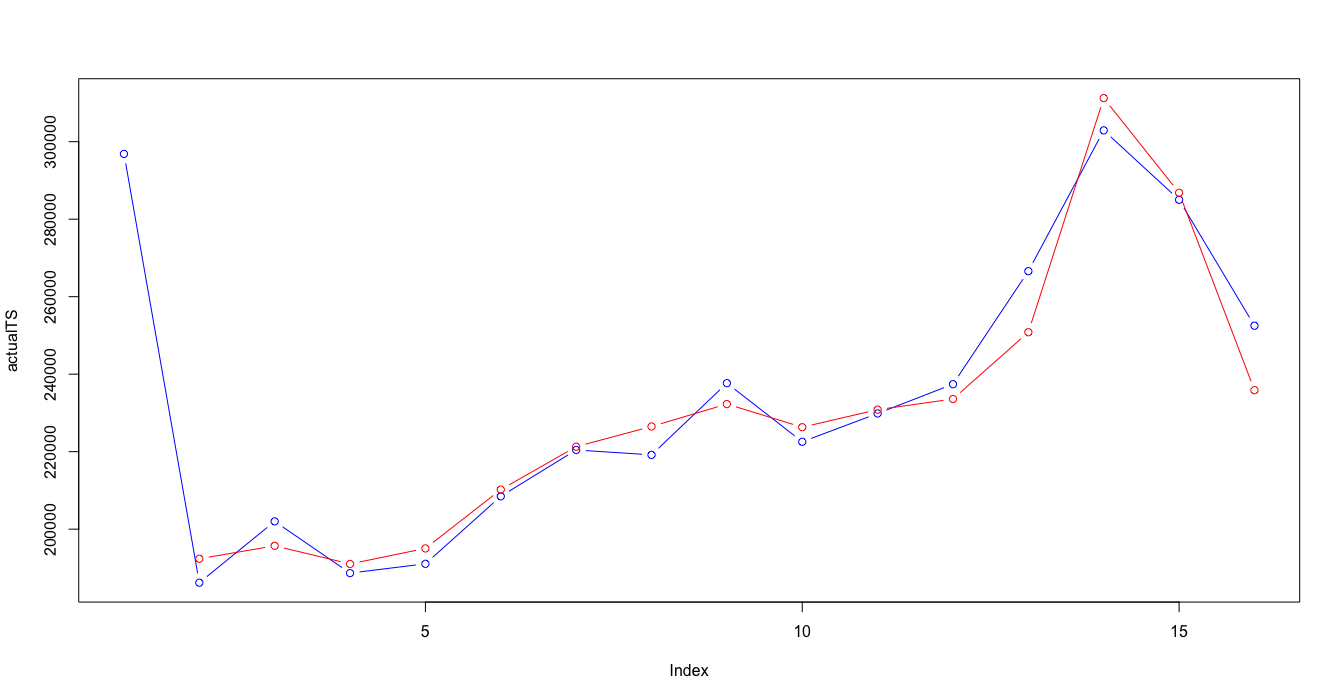

R code for this plot:
# par(mfrow = c(1, 1))
# due possibilità
# quell'ente per questo reparto nel 2017 a che cluster assomoglia?
# dovresti porendere tutti i cluster che ho, tagliare le 52 colonne a 17, calcolo il prototipo (media, centroidi calcolati sui 17) quale centroide è più simile al 2017?
# confornto i prototype con distanza coseno
# prendo i prototipi dei cluster, calcolo la distanza coseno 

require(zoo)



shift <- function(x, n, invert=FALSE, default=NA){
  stopifnot(length(x)>=n)
  if(n==0){
    return(x)
  }
  n <- ifelse(invert, n*(-1), n)
  if(n<0){
    n <- abs(n)
    forward=FALSE
  }else{
    forward=TRUE
  }
  if(forward){
    return(c(rep(default, n), x[seq_len(length(x)-n)]))
  }
  if(!forward){
    return(c(x[seq_len(length(x)-n)+n], rep(default, n)))
  }
}


clusterVector2017 <- c()
for (deptSelected in deptNumbersSecond) {
  
  
  tempDept <-
    appoggioDepts[(as.numeric(as.character(clusterDataframe$REPARTO)) == deptSelected),]
  
  reversedStoreOrderedByWeek2017 <- t(storeOrderedByWeek[which(storeOrderedByWeek$REPARTO==deptSelected & storeOrderedByWeek$ANNONO== 2017),])
  reversedStoreForCluster2017 <- reversedStoreOrderedByWeek2017
  
  for(storeNo in storesNumbersSecond){
    #print((match(storeNo,storesNumbersSecond)))
    reversedStoreForCluster2017<- rbind(reversedStoreForCluster2017 , reversedStoreOrderedByWeek2017[(3+(match(storeNo,storesNumbersSecond))),])
    
  }
  clusterVectorForGraph <- c()
  clusterCentroids <- data.frame()
  clusterMedoids <- data.frame()
  
  
  # 
  clusterVectorForGraph<- append(clusterVectorForGraph, listAllDeptYear[[match(deptSelected, deptNumbersSecond)]][[5]][[match(deptSelected, deptNumbersSecond)]])
  
  # clusterCentroids<- rbind(clusterCentroids, listYears[[match(yearSelected, yearList2)]][[match(deptSelected, deptNumbersSecond)]][[1]][[match(deptSelected, deptNumbersSecond)]]$prototypes)
  
  
  clusterNo<- unique(clusterVectorForGraph)
  clusterNo <- sort(clusterNo, decreasing = FALSE)
  
  clusterCentroids <- unname(clusterCentroids)
  clusterMedoids <- unname(clusterMedoids)
  
  
  
  # 
  # print(match(deptSelected, deptNumbersSecond))
  # print(max(clusterNo))
  # print(listAllDeptYear[[match(deptSelected, deptNumbersSecond)]][[1]][[max(clusterNo)]]$prototypes)
  
  for(clst in clusterNo){
    clusterMedoids <- rbind(clusterMedoids, (colMeans(appoggioDepts[which(as.numeric(as.character(appoggioDepts$REPARTO)) == as.numeric(deptSelected) & as.numeric(as.character(appoggioDepts$clusterVector)) == as.numeric(clst)),5:ncol(appoggioDepts)])))
  }
  
  
  clusterCentroids<- rbind(clusterCentroids, unname(listAllDeptYear[[match(deptSelected, deptNumbersSecond)]][[1]][[max(clusterNo)]]$prototypes ))
  
  names(clusterMedoids)<- names(clusterCentroids)
  
  clusterMedoids <- clusterMedoids[,0:ncol(reversedStoreForCluster2017)]
  
  clusterCentroids <- clusterCentroids[,0:ncol(reversedStoreForCluster2017)]
  
  names(reversedStoreForCluster2017) <- names(clusterCentroids) 
  
  reversedStoreForCluster2017 <- unname(reversedStoreForCluster2017)
  reversedStoreForCluster2017 <- reversedStoreForCluster2017[(nrow(reversedStoreOrderedByWeek2017)+1):nrow(reversedStoreForCluster2017),]
  # reversedStoreForCluster2017 <- rbind (reversedStoreForCluster2017,clusterCentroids)
  reversedStoreForCluster2017 <- rbind (reversedStoreForCluster2017,clusterMedoids)
  reversedStoreForCluster2017 <- as.matrix(reversedStoreForCluster2017)
  
  
  
  cosineDistanceMatrix2017 <- matrix(nrow=nrow(reversedStoreForCluster2017),ncol=nrow(reversedStoreForCluster2017))
  
  for (x in 1:(nrow(reversedStoreForCluster2017)-max(clusterNo))){
    
    for(y in 7: nrow(reversedStoreForCluster2017)){
      
      cosineDistanceMatrix2017[x ,y ] <- (1 - ( (reversedStoreForCluster2017[x,] %*% reversedStoreForCluster2017[y,]) /
                                                  (sqrt((reversedStoreForCluster2017[x,]%*%reversedStoreForCluster2017[x,]) * (reversedStoreForCluster2017[y,]%*%reversedStoreForCluster2017[y,]) ))))
      
    }
  }
  
  cosineDistanceMatrix2017 <- na.omit(cosineDistanceMatrix2017[,colSums(is.na(cosineDistanceMatrix2017))<nrow(cosineDistanceMatrix2017)])
  
  clusterVector2017 <- append(clusterVector2017, c(which.min(cosineDistanceMatrix2017[1,]) , which.min(cosineDistanceMatrix2017[2,]) , which.min(cosineDistanceMatrix2017[3,]) , which.min(cosineDistanceMatrix2017[4,]) , which.min(cosineDistanceMatrix2017[5,]) , which.min(cosineDistanceMatrix2017[6,]) ))
  print(clusterVector2017)
  
}




clusterDataframe2017 <- as.data.frame( selectedStoreDeptAggregated$REPARTO)
clusterDataframe2017 <- cbind(clusterDataframe2017,selectedStoreDeptAggregated$ENTE)
clusterDataframe2017 <- cbind(clusterDataframe2017,selectedStoreDeptAggregated$ANNONO)



clusterDataframe2017 <- unique(clusterDataframe2017)


colnames(clusterDataframe2017) <- c("REPARTO","ENTE","ANNONO")



clusterDataframe2017 <- clusterDataframe2017[clusterDataframe2017$ANNONO == as.numeric("2017"), ]

clusterDataframe2017 <- (clusterDataframe2017[with(clusterDataframe2017, order(REPARTO, ANNONO , ENTE)), ])


clusterDataframeAllin <- rbind(clusterDataframe,clusterDataframe2017)
clusterDataframeAllin <- (clusterDataframeAllin[with(clusterDataframeAllin, order(REPARTO, ANNONO , ENTE)), ])






# clusterDepts <- selectedStoreDeptAggregated[which( (as.numeric(as.character(selectedStoreDeptAggregated$REPARTO)) %in% deptNumbersSecond)),]
# clusterDepts <- clusterDepts [which( (selectedStoreDeptAggregated$ANNONO %in% yearList2)),]
# 
# clusterDepts <- clusterDepts[!duplicated(clusterDepts[,c('REPARTO','ENTE','ANNONO')]),c('REPARTO','ENTE','ANNONO')]
clusterDepts2017 <- cbind(clusterDataframe2017, clusterVector2017)



colnames(clusterDepts2017) <- c("REPARTO","ENTE","ANNONO","clusterVector")
clusterDeptsAllin <- rbind(clusterDepts,clusterDepts2017)

View(clusterDeptsAllin)

appoggioDepts2017 <- data.frame()



for(repartoCurrent in unique(clusterDeptsAllin$REPARTO)){
  
  for(enteCurrent in storesNumbersSecond){
    
    for(annoCurrent in unique(clusterDeptsAllin$ANNONO)){   
      
      appoggioDepts2017 <- rbind.fill(appoggioDepts2017, cbind(clusterDeptsAllin[which( as.numeric(as.character(clusterDeptsAllin$REPARTO)) == as.numeric(repartoCurrent) & as.numeric(as.character(clusterDeptsAllin$ANNONO)) == as.numeric(annoCurrent) & as.numeric(as.character(clusterDeptsAllin$ENTE)) == as.numeric(enteCurrent)   ),
                                                                                 ],
                                                               t(storeOrderedByWeek[which( as.numeric(storeOrderedByWeek$REPARTO) == as.numeric(repartoCurrent) & as.numeric(storeOrderedByWeek$ANNONO) == as.numeric(annoCurrent) ) ,
                                                                                    (match(enteCurrent,storesNumbersSecond) +3)])) )
      
    }
    
  }
  
  
  
}

clusterCurrent <- 2
deptSelected <- 4

# View(appoggioDepts2017)
appoggioDepts2017 <- (appoggioDepts2017[with(appoggioDepts2017, order(REPARTO, ANNONO , ENTE)), ])
# appoggioDepts2017 <- appoggioDepts2017[,0:22]


assa <-t(appoggioDepts2017[which(as.numeric(as.character(appoggioDepts2017$REPARTO)) == as.numeric(deptSelected) &
                                   as.numeric(as.character(appoggioDepts2017$clusterVector)) == as.numeric(clusterCurrent)),5:ncol(appoggioDepts2017)])


predictData2 <- data.frame()
for(colAssa in c(1:6)){
  
  predictData2<- rbind(predictData2, na.omit(cbind( as.matrix(assa[,colAssa]), shift (as.matrix(assa[,colAssa]) ,-1),shift (as.matrix(assa[,colAssa]) ,-2))) )
}
colnames(predictData2) <- c("nolag","lag1","lag2")
testSet <- na.omit(data.frame(na.omit(assa[,7]), shift(na.omit(assa[,7]), -1 ), shift(na.omit(assa[,7]), -2 )))
# testSet <- rbind(testSet, na.omit(assa[,7]))
colnames(testSet) <- c("nolag","lag1","lag2")
predictFrame <- (c (as.vector(as.matrix(assa[,(1:6)])) , na.omit(as.vector(as.matrix(assa[,7])))))
predictInput <- cbind(shift(predictFrame,-1),shift(predictFrame,-2),predictFrame)
predictData <- predictInput[complete.cases(predictInput),]
colnames(predictData2) <- c("nolag","lag1","lag2")

# trainIndex <- 1:(nrow(predictData2))
training <- predictData2
rownames(training) <- NULL
#fine creazione del training set

#inizio creazione del test set
# test <- as.data.frame(predictData[-trainIndex,])
test <- testSet
rownames(test) <- NULL
#fine creazione del test set

bootControl <- trainControl(number=15)    #definisce il comportamento di apprendimento (k-folds cross validation?)
preProc <- c("center","scale")                #imposta i parametri per il preprocessing
set.seed(2)                                #setta uno scenario casuale
indexTrn <- ncol(training)                    # ???

#creazione del modello di apprendimento
#
svmFit <- train(training[,-1], training[,1], method="svmRadial", tuneLength=15, trnControl=bootControl)
# svmFit <- train(training[,-indexTrn],training[,indexTrn],method="svmRadial",tuneLength=15, trnControl=bootControl,preProcess = preProc ) 
svmBest <-svmFit$finalModel    #modello migliore trovato con i parametri forniti
predsvm <- predict(svmBest, test[,-1])
actualTS <- test[,1]
predictedTS <- predsvm

rmse( actual=actualTS[3:16], predicted=predictedTS[2:15] )
mae(actual=actualTS[3:16], predicted=predictedTS[2:15] )

cbind(actualTS,predictedTS)
par(mfrow = c(1, 1))
plot(actualTS,type="b",col="blue", ylim=c(min(actualTS,predictedTS),max(actualTS,predictedTS)))
lines(shift(predictedTS,1),type="b",col="red")


# trainingInput <- data.frame()
# for(colNumber in 1:ncol(assa)){
#   trainingInput <-rbind(trainingInput,cbind(assa[,colNumber],lagpad(assa[,colNumber],1),lagpad(assa[,colNumber],2)))
# }
# 
# cbind(assa[,1],lagpad(assa[,1],1),lagpad(assa[,1],2))
# 
# 
# for (deptSelected in deptNumbersSecond) {
#   clusterList <- unique(appoggioDepts2017[which(as.numeric(as.character(appoggioDepts2017$REPARTO)) == as.numeric(deptSelected)),]$clusterVector)
#   for(clusterCurrent in clusterList){
#     
#     t(appoggioDepts2017[which(as.numeric(as.character(appoggioDepts2017$REPARTO)) == as.numeric(deptSelected) &
#                                 as.numeric(as.character(appoggioDepts2017$clusterVector)) == as.numeric(clusterCurrent)),5:ncol(appoggioDepts2017)])
#   }
#   
#   
# }
# 
# MS.MIInput=merge(lag(MS.MIcut.z,1),lag(MS.MIcut.z,2),lag(MS.MIcut.z,3),lag(MS.MIcut.z,4),lag(MS.MIcut.z,5),lag(MS.MI.z,6),all=FALSE)
# 
# MS.MIData=merge(MS.MIInput,MS.MIcut.z,all=FALSE)
# MS.MIData=na.omit(MS.MIData)
# colnames(MS.MIData)=c("lag1","lag2","lag3","lag4","lag5","lag6","TARGET")
# #fine creazione
# 
# #inizio creazione del training set
# trainIndex=1:(nrow(MS.MIData)*0.75)
# training=as.data.frame(MS.MIData[trainIndex])
# rownames(training)=NULL
# #fine creazione del training set
# 
# #inizio creazione del test set
# test=as.data.frame(MS.MIData[-trainIndex])
# rownames(test)=NULL
# #fine creazione del test set
# 
# bootControl=trainControl(number=100)    #definisce il comportamento di apprendimento (k-folds cross validation?)
# preProc=c("center","scale")                #imposta i parametri per il preprocessing
# set.seed(2)                                #setta uno scenario casuale
# indexTrn=ncol(training)                    # ???
# 
# 
# 
